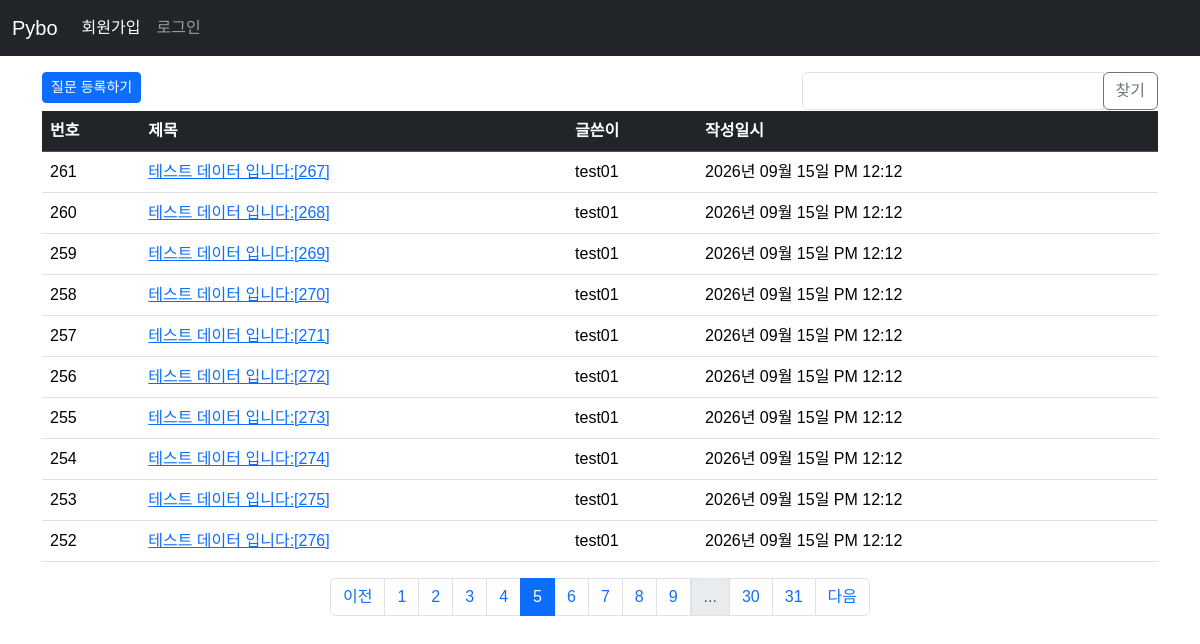
/question/list/?page=5, run on the app's committed database.
### pybo/models.py (models this page shows)
class Question(db.Model):
    id = db.Column(db.Integer, primary_key=True)
    subject = db.Column(db.String(200), nullable=False)
    content = db.Column(db.Text, nullable=False)
    create_date = db.Column(db.DateTime, nullable=False)
    user_id = db.Column(db.Integer, db.ForeignKey('user.id', ondelete='CASCADE'), nullable=False)
    user = db.relationship('User', backref=db.backref('question_set'))
    modify_date = db.Column(db.DateTime, nullable=True)

class User(db.Model):
    id = db.Column(db.Integer, primary_key=True)
    username = db.Column(db.String(150), unique=True, nullable=False)
    password = db.Column(db.String(200), nullable=False)
    email = db.Column(db.String(120), unique=True, nullable=False)

### pybo/views/question_views.py (the view, shortened to what this page needs)
@bp.route('/list/')
def _list():
    page = request.args.get('page', default=1, type=int)  # url parameter ?page=1
    kw = request.args.get('kw', default='', type=str) # 검색 키쿼드 추가
    question_list = Question.query.order_by(Question.create_date.desc())
    question_list = question_list.paginate(page=page, per_page=10)    # 페이지 구현
    return render_template('question/question_list.html', question_list=question_list, page=page, kw=kw)

### pybo/filter.py (called while the page is built)
def format_datetime(value, fmt='%Y년 %m월 %d일 %p %I:%M'):
    return value.strftime(fmt)

### pybo/views/auth_viewe.py (called while the page is built)
@bp.before_app_request
def load_logged_in_user():
    user_id = session.get('user_id')
    if user_id is None:
        g.user = None
    else:
        g.user = User.query.get(user_id)

### pybo/templates/question/question_list.html (shortened to what this page needs)
{% extends 'base.html' %}
{% block content %}
<div class="container my-3">
    <div class="row my-e">
        <div class="col-md-8">
            <a href="{{ url_for('question.create') }}" class="btn btn-primary btn-sm mb-2">질문 등록하기</a>
        </div>
        <div class="col-md-4">
            <div class="input-group">
                <input type="text" id="search_kw" class="form-control"
                    value="{{ kw or '' }}">
                <div class="input-group-append">
                    <button class="btn btn-outline-secondary" id="btn_search">찾기</button>
                </div>
            </div>
        </div>
    </div>
    <table class="table table-hover">
      <thead>
        <tr class="table-dark">
            <th>번호</th>
            <th>제목</th>
            <th>글쓴이</th>
            <th>작성일시</th>
        </tr>
      </thead>
      <tbody>
        {% if question_list %}
        {% for question in question_list.items%}
        <tr>
            <td>{{ question_list.total - ((question_list.page-1)*question_list.per_page) - loop.index0 }}</td>
            <td>
                <a href="{{ url_for('question.detail', question_id=question.id) }}">{{ question.subject }}</a>
            </td>
            <td>{{ question.user.username }}</td>
            <td>{{ question.create_date|datetime }}</td>
        </tr>
        {% endfor %}
        {% else %}
        <tr>
            <td colspan="3">질문이 없습니다.</td>
        </tr>
        {% endif %}
      </tbody>
    </table>
    <ul class="pagination justify-content-center">
        {% if question_list.has_prev %}
        <li class="page-item">
            <a href="?page={{ question_list.prev_num }}" class="page-link">이전</a>
        </li>
        {% else %}
        <li class="page-item disabled">
            <a class="page-link" tabindex="-1" aria-disabled="true" href="javascript:void(0)">이전</a>
        </li>
        {% endif %}
        {% for page_num in question_list.iter_pages() %}
        {% if page_num %}
        {% if page_num != question_list.page %}
        <li class="page-item">
            <a class="page-link" data-page="{{ page_num }}" href="javascript:void(0)">{{ page_num }}</a>
        </li>
        {% else %}
        <li class="page-item active" aria-current="page">
            <a class="page-link" href="javascript:void(0)">{{ page_num }}</a>
        </li>
        {% endif %}
        {% else %}
        <li class="disabled">
            <a class="page-link" href="javascript:void(0)">...</a>
        </li>
        {% endif %}
        {% endfor %}
        {% if question_list.has_next %}
        <li class="page-item">
            <a class="page-link" href="?page={{ question_list.next_num }}">다음</a>
        </li>
        {% else %}
        <li class="page-item disabled">
            <a class="page-link" tabindex="-1" aria-disabled="true" href="javascript:void(0)">다음</a>
        </li>
        {% endif %}
    </ul>
</div>
{% endblock %}

### pybo/static/style.css (style rules this page uses)
body { font-family: "Noto Sans KR", sans-serif; font-weight: 400; }

### data on the page
Question: total "261", subject "테스트 데이터 입니다:[267]", user.username "test01", create_date "2026년 09월 15일 PM 12:12"
Question: total "260", subject "테스트 데이터 입니다:[268]", user.username "test01", create_date "2026년 09월 15일 PM 12:12"
Question: total "259", subject "테스트 데이터 입니다:[269]", user.username "test01", create_date "2026년 09월 15일 PM 12:12"
Question: total "258", subject "테스트 데이터 입니다:[270]", user.username "test01", create_date "2026년 09월 15일 PM 12:12"
Question: total "257", subject "테스트 데이터 입니다:[271]", user.username "test01", create_date "2026년 09월 15일 PM 12:12"
Question: total "256", subject "테스트 데이터 입니다:[272]", user.username "test01", create_date "2026년 09월 15일 PM 12:12"
Question: total "255", subject "테스트 데이터 입니다:[273]", user.username "test01", create_date "2026년 09월 15일 PM 12:12"
Question: total "254", subject "테스트 데이터 입니다:[274]", user.username "test01", create_date "2026년 09월 15일 PM 12:12"
Question: total "253", subject "테스트 데이터 입니다:[275]", user.username "test01", create_date "2026년 09월 15일 PM 12:12"
Question: total "252", subject "테스트 데이터 입니다:[276]", user.username "test01", create_date "2026년 09월 15일 PM 12:12"

### other printed values
{{ page_num }} "1" "2" "3" "4" "6" "7" "8" "9" "30" "31"
{{ page_num }} "5"
